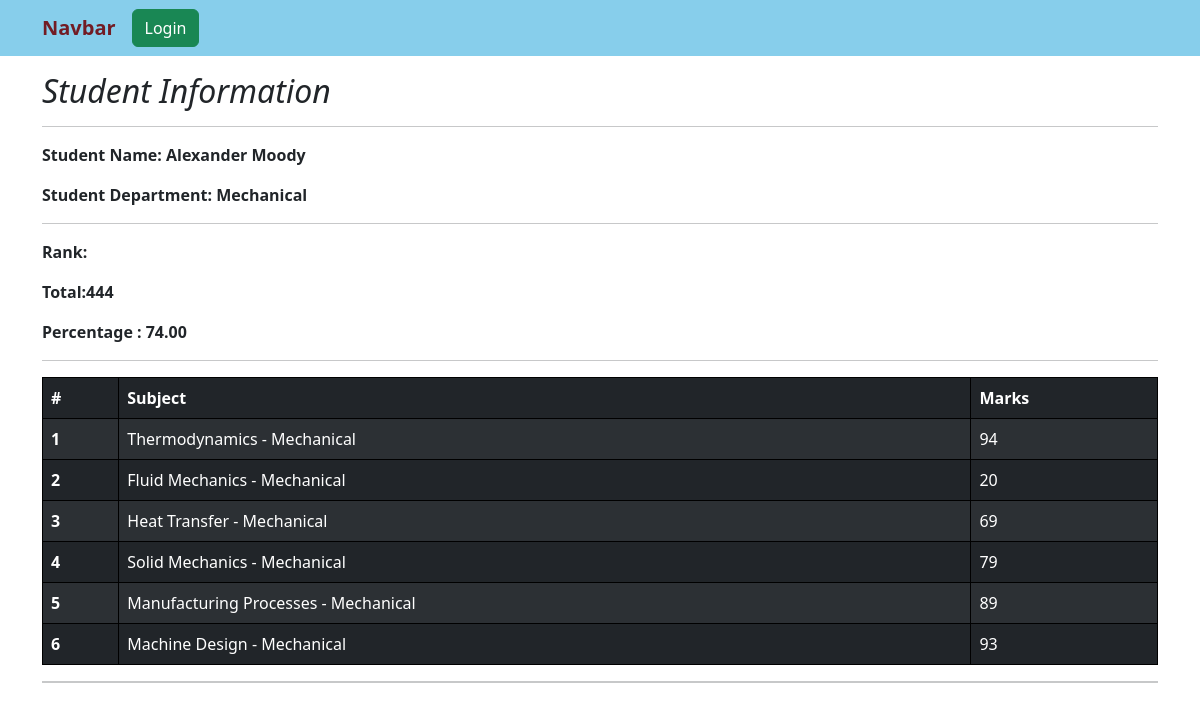
Screenshot of /see-marks/STU-0208/ with the database file from the repository.
### stu/models.py (models this page shows, shortened)
class SubjectMark(models.Model):
    student = models.ForeignKey(Student, related_name = "sub_marks", on_delete = models.CASCADE)
    subject = models.ForeignKey(Subject, related_name="sub_marks", on_delete = models.CASCADE)
    marks = models.IntegerField()
    class Meta:
        unique_together= ['student','subject']

class Student(models.Model):
    department = models.ForeignKey( Department, related_name="depart", on_delete= models.CASCADE)
    student_id = models.OneToOneField( StudentID , related_name="studentid", on_delete= models.CASCADE)
    student_name = models.CharField(max_length = 100)
    student_email = models.EmailField(unique= True)
    student_age = models.IntegerField(default = 18)
    student_address = models.TextField()
    class Meta:
        ordering = ['student_name']
        verbose_name = "student"

class Department(models.Model):
    department = models.CharField(max_length=100)
    def __str__(self) -> str:
        return self.department
    class Meta:
        ordering = ['department']

class Subject(models.Model):
    department = models.ForeignKey(Department, related_name = "sub", on_delete = models.CASCADE)
    subject_name = models.CharField(max_length=100)
    def __str__(self) -> str:
        return f'{self.subject_name} - {self.department}'
    class Meta:
        ordering=['department']

### stu/views.py (the view)
# urls.py: path('see-marks/<student_id>/', see_marks, name="see_marks"),
def see_marks(request, student_id):
    queryset = SubjectMark.objects.filter(student_id__student_id__student_id=student_id)
    total_marks = queryset.aggregate(total_marks=Sum('marks'))
    max_marks = 600
    total_marks_percentage = (total_marks['total_marks'] / max_marks) * 100 if total_marks['total_marks'] else 0
    return render(request, 'see_marks.html', {'queryset': queryset, 'total_marks': total_marks['total_marks'], 'total_marks_percentage': total_marks_percentage})

### stu/templates/see_marks.html
{% extends "base.html" %}
{% block start %}
<div class="container mt-3">
    <div class="mt-1">
        <h2><i> Student Information</i></h2>
        <hr>
        <p><b>Student Name: {{ queryset.0.student.student_name }}</b></p>
        <p><b>Student Department: {{ queryset.0.student.department.department }}</b></p>
    </div>
    <hr>
    <div>
        <p><b>Rank:</b></p>
        <p><b>Total:{{total_marks}}</b> </p>
        <p><b>Percentage : {{total_marks_percentage |floatformat:2 }} </b></p>
    </div>
    <hr>
    <table class="table table-dark table-striped">
      <thead>
        <tr>
          <th scope="col">#</th>
          <th scope="col">Subject</th>
          <th scope="col">Marks</th>
        </tr>
      </thead>
      <tbody>
        {% for marks in queryset %}
        <tr>
            <th scope="row">{{ forloop.counter }}</th>
            <td>{{ marks.subject }}</td>
            <td>{{ marks.marks }}</td>
        </tr>
        {% endfor %}
      </tbody>
    </table>
    <hr style="border-top: 2px solid #212529;" >
</div>
{% endblock start %}

### home/templates/base.html (style rules this page uses)
table, th, td, tr { border: 1px solid black; }

### rows the page displays
SubjectMark: student.student_name "Alexander Moody", student.department "Mechanical", subject "Thermodynamics - Mechanical", marks "94"
SubjectMark: subject "Fluid Mechanics - Mechanical", marks "20"
SubjectMark: subject "Heat Transfer - Mechanical", marks "69"
SubjectMark: subject "Solid Mechanics - Mechanical", marks "79"
SubjectMark: subject "Manufacturing Processes - Mechanical", marks "89"
SubjectMark: subject "Machine Design - Mechanical", marks "93"

### other values shown
{{ total_marks }} "444"
{{ total_marks_percentage |floatformat:2 }} "74.00"
